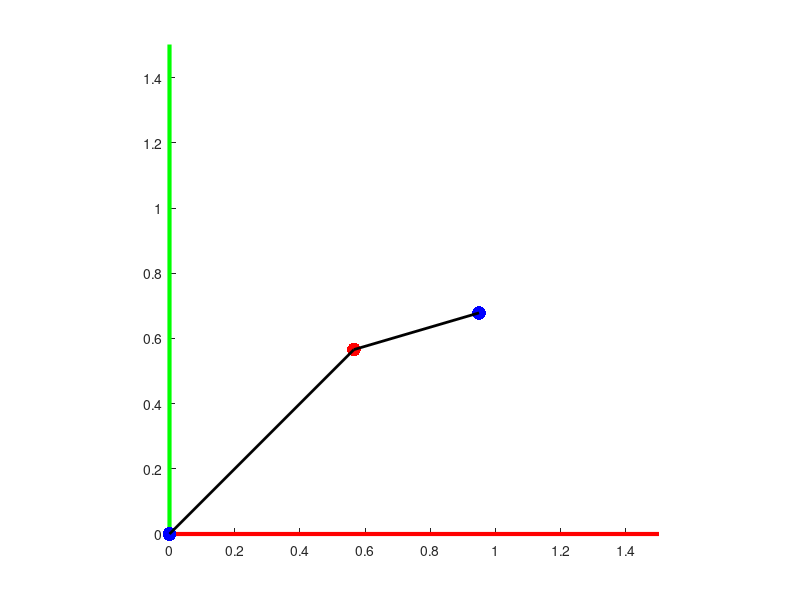

Here is the MATLAB script that generated this plot:
clear 
close all
clf

%%MEDIDAS
    l1 = 0.8;
    l2 = 0.4;
    Theta1_2 = pi/4;
    Theta2_2 = -pi/6;

%% Rotación a 45º
for Theta1 = 0:0.05:Theta1_2   
    clf
    hold on

    %%EJES 
    axis equal
    axis([0 1.5 0 1.5]) 
    line([0 2], [0 0], [0 0], "Color",'red','LineWidth',3);
    line([0 0], [0 2], [0 0], "Color",'green','LineWidth',3);
  
    %%Puntos
    %%Punto 1 (en el origen)
    joint_1 = [0 0]';
    scatter(joint_1(1), joint_1(2), 100, 'filled', 'MarkerFaceColor', 'blue');

    l1x = l1*cos(Theta1);
    l1y = l1*sin(Theta1);

    %%Punto 2
    joint_2 = [l1x, l1y]';
    scatter(joint_2(1), joint_2(2), 100, 'filled', 'MarkerFaceColor', 'red');

    l2x = l2*cos(Theta1);
    l2y = l2*sin(Theta1);

    %%Efecto final
    EFx = l1x + l2x;
    EFy = l1y + l2y;
    EF = [EFx EFy]';

    scatter(EF(1), EF(2), 100, 'filled', 'MarkerFaceColor','blue');

    %%Eslabones
    line([joint_1(1) joint_2(1)],[joint_1(2) joint_2(2)], [0 0],...
    "Color","black", "LineWidth", 2);
    line([joint_2(1) EF(1)],[joint_2(2) EF(2)], [0 0],...
    "Color","black", "LineWidth", 2);

    pause(0.05)
end

%% Rotación del segundo eslabón
for Theta2 = 0:-0.05:Theta2_2   
    clf
    hold on

    %%EJES
    axis equal
    axis([0 1.5 0 1.5])
    line([0 2], [0 0], [0 0], "Color",'red','LineWidth',3);
    line([0 0], [0 2], [0 0], "Color",'green','LineWidth',3);
  
    %%Puntos
    %%Punto 1 (en el origen)
    joint_1 = [0 0]';
    scatter(joint_1(1), joint_1(2), 100, 'filled', 'MarkerFaceColor', 'blue');

    l1x = l1*cos(Theta1_2);
    l1y = l1*sin(Theta1_2);
 
    %%Punto 2
    joint_2 = [l1x, l1y]';
    scatter(joint_2(1), joint_2(2), 100, 'filled', 'MarkerFaceColor', 'red');

    l2x = l2*cos(Theta1_2 + Theta2);
    l2y = l2*sin(Theta1_2 + Theta2);

    %%Efecto final
    EFx = l1x + l2x;
    EFy = l1y + l2y;
    EF = [EFx EFy]';

    scatter(EF(1), EF(2), 100, 'filled', 'MarkerFaceColor','blue');

    %%Eslabones
    line([joint_1(1) joint_2(1)],[joint_1(2) joint_2(2)], [0 0],...
    "Color","black", "LineWidth", 2);
    line([joint_2(1) EF(1)],[joint_2(2) EF(2)], [0 0],...
    "Color","black", "LineWidth", 2);

    pause(0.05)
end
